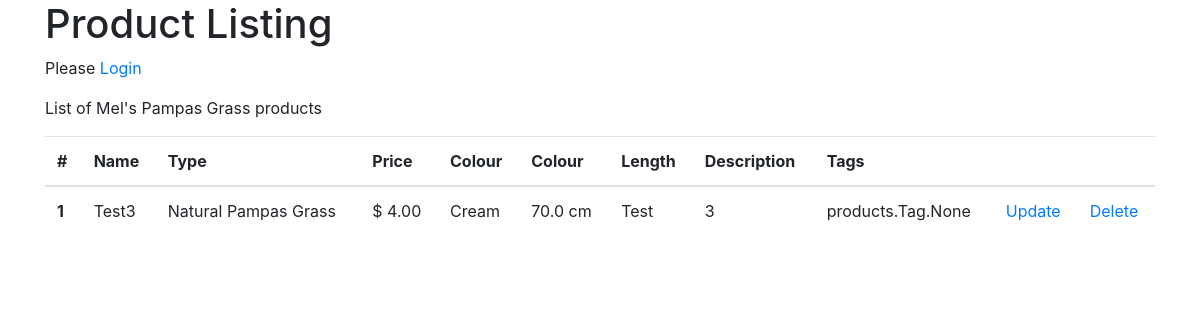
/products/, run on an earlier commit of the app's database.
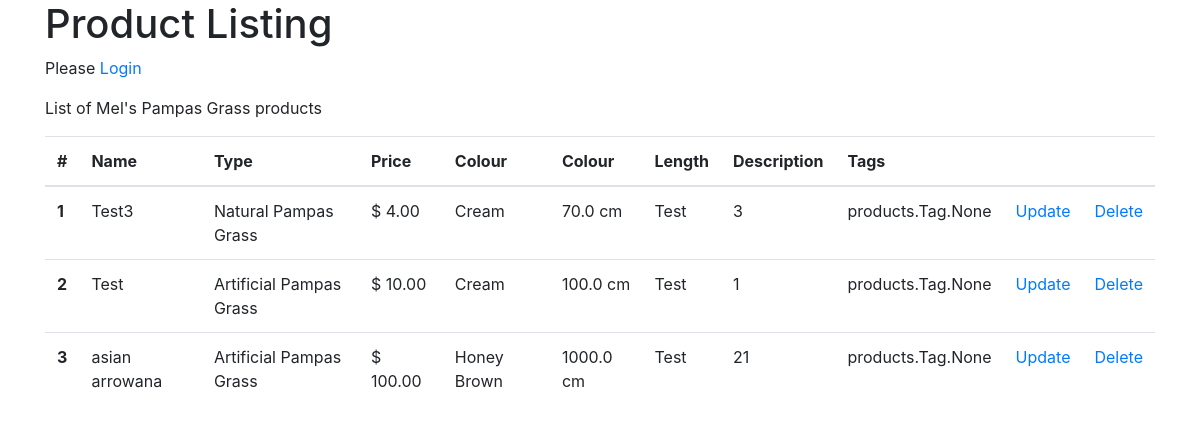
And on a later commit of the database.
### products/models.py (models this page shows, shortened)
class Product(models.Model):
    name = models.CharField(blank=False, max_length=255)
    product_type = models.ForeignKey(ProductType, on_delete=models.CASCADE)
    price = models.DecimalField(
        blank=False, max_digits=19, decimal_places=2)
    colour = models.ForeignKey(Colour, on_delete=models.CASCADE)
    tag = models.ManyToManyField(Tag)
    length = models.FloatField(blank=False)
    desc = models.TextField(blank=False)
    quantity = models.IntegerField(blank=False)

class ProductType(models.Model):
    name = models.CharField(blank=False, max_length=255)
    def __str__(self):
        return self.name

class Colour(models.Model):
    name = models.CharField(blank=False, max_length=255)
    def __str__(self):
        return self.name

### products/views.py (the view)
# urls.py: path('products/', products.views.show_products,
def show_products(request):
    products = Product.objects.all()
    return render(request, 'products/show-products.template.html', {
        'products': products
    })

### products/templates/products/show-products.template.html (shortened to what this page needs)
{% extends 'base.template.html' %}
{% load static %}
{% block content %}
    <h1>Product Listing</h1>
    {% if request.user.is_authenticated  %}
    <p>Welcome {{request.user}}</p>
    {% else %}
    <p>Please <a href="/accounts/login">Login</a></p>
    {%endif%}
    <p>
        List of Mel's Pampas Grass products
    </p>
    <table class="table">
        <thead>
            <tr>
                <th scope="col">#</th>
                <th scope="col">Name</th>
                <th scope="col">Type</th>
                <th scope="col">Price</th>
                <th scope="col">Colour</th>
                <th scope="col">Colour</th>
                <th scope="col">Length</th>
                <th scope="col">Description</th>
                <th scope="col">Tags</th>
                <th scope="col"></th>
                <th scope="col"></th>
            </tr>
        </thead>
        <tbody>
            {% for product in products %}
            <tr>
                <th scope="row">{{product.id}}</th>
                <td>{{product.name}}</td>
                <td>{{product.product_type}}</td>
                <td>$ {{product.price}}</td>
                <td>{{product.colour}}</td>
                <td>{{product.length}} cm</td>
                <td>{{product.desc}}</td>
                <td>{{product.quantity}}</td>
                <td>{{product.tag}}</td>
                <td><a href="{% url 'update_product_route' product_id=product.id %}">Update</a></td>
                <td><a href="{% url 'delete_product_route' product_id=product.id %}">Delete</a></td>
            </tr>
            {% endfor %}
        </tbody>
    </table>
{% endblock %}

### templates/base.template.html (shortened to what this page needs)
<!doctype html>
<html lang="en">
<head>
    <link rel="stylesheet" href="https://stackpath.bootstrapcdn.com/bootstrap/4.4.1/css/bootstrap.min.css"
>
</head>
<body>
    <div class="container">
        {%block content%}{%endblock%}
    </div>
</body>
</html>

What changed in the data, as far as the page shows it:
added Product: id "2", name "Test", product_type "Artificial Pampas Grass", price "10.00", colour "Cream", length "100.0", desc "Test", quantity "1", tag "products.Tag.None"
added Product: id "3", name "asian arrowana", product_type "Artificial Pampas Grass", price "100.00", colour "Honey Brown", length "1000.0", desc "Test", quantity "21", tag "products.Tag.None"
